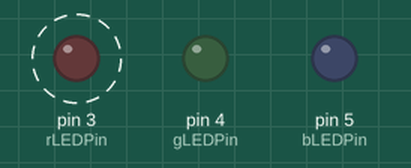
Simulated run of this sketch. Board: Arduino Uno, built with avr-gcc and run on an emulated ATmega328P. Shown: output pins drawn as LEDs (lit = HIGH). Dashed ring = blinking.

Above: at 0.5 s.
Timing chart, 0 to 4.6 s (numbered marks = the images above):
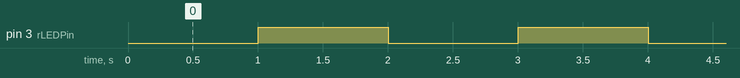

Measured:
- by itself, pin 3 (rLEDPin): alternates HIGH for 1.0 s and LOW for 1.0 s

The sketch:

blinki.ino
```cpp
const int rLEDPin = 3;
const int gLEDPin = 4;
const int bLEDPin = 5;

void setup() {
  // initialize digital pin LED_BUILTIN as an output.
  pinMode(rLEDPin, OUTPUT);
  pinMode(gLEDPin, OUTPUT);
  pinMode(bLEDPin, OUTPUT);
}

// the loop function runs over and over again forever
void loop() {
  digitalWrite(rLEDPin, LOW);  // turn the LED on (HIGH is the voltage level)
  digitalWrite(gLEDPin, LOW);
  digitalWrite(bLEDPin, LOW);
  delay(1000);
  digitalWrite(rLEDPin, HIGH);
  digitalWrite(gLEDPin, LOW);
  digitalWrite(bLEDPin, LOW);
  delay(1000);
}
```
